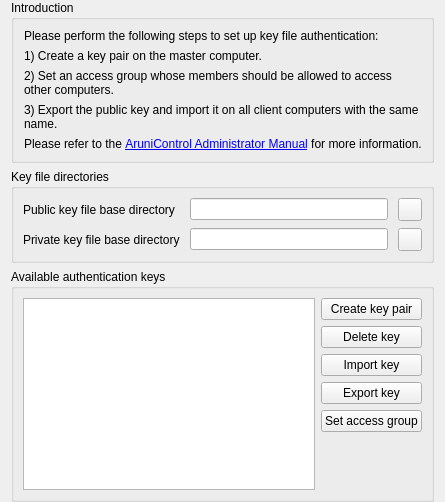
<?xml version="1.0" encoding="UTF-8"?>
<ui version="4.0">
 <class>AuthKeysConfigurationPage</class>
 <widget class="QWidget" name="AuthKeysConfigurationPage">
  <property name="windowTitle">
   <string>Authentication keys</string>
  </property>
  <property name="windowIcon">
   <iconset resource="../../core/resources/core.qrc">
    <normaloff>:/core/application-x-pem-key.png</normaloff>:/core/application-x-pem-key.png</iconset>
  </property>
  <layout class="QVBoxLayout" name="verticalLayout">
   <property name="topMargin">
    <number>0</number>
   </property>
   <property name="bottomMargin">
    <number>0</number>
   </property>
   <item>
    <widget class="QGroupBox" name="groupBox_5">
     <property name="title">
      <string>Introduction</string>
     </property>
     <layout class="QVBoxLayout" name="verticalLayout_3">
      <property name="leftMargin">
       <number>10</number>
      </property>
      <item>
       <widget class="QLabel" name="label_2">
        <property name="text">
         <string>Please perform the following steps to set up key file authentication:</string>
        </property>
        <property name="wordWrap">
         <bool>true</bool>
        </property>
       </widget>
      </item>
      <item>
       <widget class="QLabel" name="label_3">
        <property name="text">
         <string>1) Create a key pair on the master computer.</string>
        </property>
        <property name="wordWrap">
         <bool>true</bool>
        </property>
       </widget>
      </item>
      <item>
       <widget class="QLabel" name="label_4">
        <property name="text">
         <string>2) Set an access group whose members should be allowed to access other computers.</string>
        </property>
        <property name="wordWrap">
         <bool>true</bool>
        </property>
       </widget>
      </item>
      <item>
       <widget class="QLabel" name="label_5">
        <property name="text">
         <string>3) Export the public key and import it on all client computers with the same name.</string>
        </property>
        <property name="wordWrap">
         <bool>true</bool>
        </property>
       </widget>
      </item>
      <item>
       <widget class="QLabel" name="label_6">
        <property name="text">
         <string>Please refer to the &lt;a href=&quot;https://veyon.readthedocs.io/en/latest/admin/index.html&quot;&gt;AruniControl Administrator Manual&lt;/a&gt; for more information.</string>
        </property>
        <property name="openExternalLinks">
         <bool>true</bool>
        </property>
       </widget>
      </item>
      <item>
       <spacer name="horizontalSpacer_7">
        <property name="orientation">
         <enum>Qt::Horizontal</enum>
        </property>
        <property name="sizeHint" stdset="0">
         <size>
          <width>0</width>
          <height>0</height>
         </size>
        </property>
       </spacer>
      </item>
     </layout>
    </widget>
   </item>
   <item>
    <widget class="QGroupBox" name="keyFileDirectories">
     <property name="title">
      <string>Key file directories</string>
     </property>
     <layout class="QGridLayout" name="gridLayout_12">
      <property name="verticalSpacing">
       <number>2</number>
      </property>
      <item row="0" column="0" colspan="2">
       <layout class="QGridLayout" name="gridLayout_8">
        <property name="horizontalSpacing">
         <number>10</number>
        </property>
        <property name="verticalSpacing">
         <number>7</number>
        </property>
        <item row="0" column="0">
         <widget class="QLabel" name="label_7">
          <property name="text">
           <string>Public key file base directory</string>
          </property>
         </widget>
        </item>
        <item row="0" column="1">
         <widget class="QLineEdit" name="publicKeyBaseDir"/>
        </item>
        <item row="1" column="0">
         <widget class="QLabel" name="label_8">
          <property name="text">
           <string>Private key file base directory</string>
          </property>
         </widget>
        </item>
        <item row="1" column="1">
         <widget class="QLineEdit" name="privateKeyBaseDir"/>
        </item>
        <item row="0" column="2">
         <widget class="QToolButton" name="openPublicKeyBaseDir">
          <property name="icon">
           <iconset resource="../../core/resources/core.qrc">
            <normaloff>:/core/document-open.png</normaloff>:/core/document-open.png</iconset>
          </property>
         </widget>
        </item>
        <item row="1" column="2">
         <widget class="QToolButton" name="openPrivateKeyBaseDir">
          <property name="icon">
           <iconset resource="../../core/resources/core.qrc">
            <normaloff>:/core/document-open.png</normaloff>:/core/document-open.png</iconset>
          </property>
         </widget>
        </item>
       </layout>
      </item>
     </layout>
    </widget>
   </item>
   <item>
    <widget class="QGroupBox" name="groupBox">
     <property name="title">
      <string>Available authentication keys</string>
     </property>
     <layout class="QHBoxLayout" name="horizontalLayout">
      <item>
       <widget class="QTableView" name="keyTable">
        <property name="toolTip">
         <string>An authentication key pair consist of two coupled cryptographic keys, a private and a public key.
A private key allows users on the master computer to access client computers.
It is important that only authorized users have read access to the private key file.
The public key is used on client computers to authenticate incoming connection request.</string>
        </property>
        <property name="editTriggers">
         <set>QAbstractItemView::NoEditTriggers</set>
        </property>
        <property name="selectionMode">
         <enum>QAbstractItemView::SingleSelection</enum>
        </property>
        <property name="selectionBehavior">
         <enum>QAbstractItemView::SelectRows</enum>
        </property>
        <attribute name="horizontalHeaderStretchLastSection">
         <bool>true</bool>
        </attribute>
        <attribute name="verticalHeaderVisible">
         <bool>false</bool>
        </attribute>
       </widget>
      </item>
      <item>
       <layout class="QVBoxLayout" name="verticalLayout_2">
        <item>
         <widget class="QPushButton" name="createKeyPair">
          <property name="text">
           <string>Create key pair</string>
          </property>
         </widget>
        </item>
        <item>
         <widget class="QPushButton" name="deleteKey">
          <property name="text">
           <string>Delete key</string>
          </property>
         </widget>
        </item>
        <item>
         <widget class="QPushButton" name="importKey">
          <property name="text">
           <string>Import key</string>
          </property>
         </widget>
        </item>
        <item>
         <widget class="QPushButton" name="exportKey">
          <property name="text">
           <string>Export key</string>
          </property>
         </widget>
        </item>
        <item>
         <widget class="QPushButton" name="setAccessGroup">
          <property name="text">
           <string>Set access group</string>
          </property>
         </widget>
        </item>
        <item>
         <spacer name="verticalSpacer_2">
          <property name="orientation">
           <enum>Qt::Vertical</enum>
          </property>
          <property name="sizeHint" stdset="0">
           <size>
            <width>20</width>
            <height>40</height>
           </size>
          </property>
         </spacer>
        </item>
       </layout>
      </item>
     </layout>
    </widget>
   </item>
  </layout>
 </widget>
 <resources>
  <include location="../../core/resources/core.qrc"/>
 </resources>
 <connections/>
</ui>
